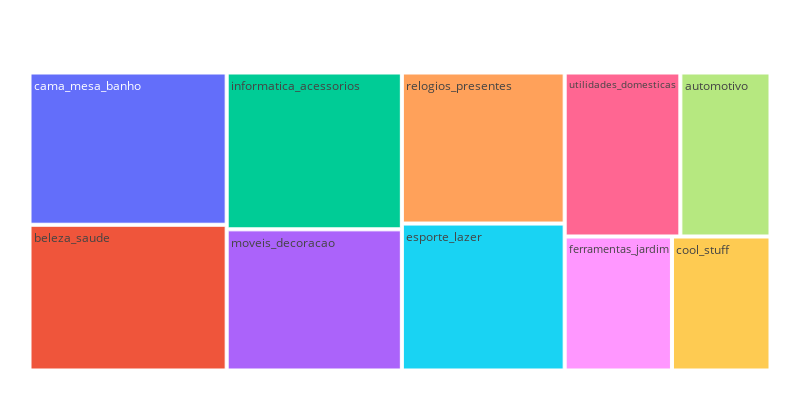

The notebook cell this image was saved under:
### Code cell
import plotly.express as px
import pandas as pd
from src.transform import QueryEnum, run_queries # Asegúrate de que tu ruta sea correcta
##from sqlalchemy import create_engine

# Asumiendo que 'database' es tu conexión a la base de datos
query_results = run_queries(ENGINE)
##Establecer la conexión a la base de datos
##ENGINE = create_engine(rf"sqlite:///c:\Users\maria\Downloads\proyecto_integrador_IV_2\olist.db", echo=False)

# Ejecutar las consultas
##query_results = run_queries(ENGINE)

def plot_top_10_revenue_categories(df: pd.DataFrame):
    """Plot top 10 revenue categories

    Args:
        df (pd.DataFrame): Dataframe with top 10 revenue categories query result
    """
    fig = px.treemap(df, path=["Category"], values="Revenue", width=800, height=400)
    fig.update_layout(margin=dict(t=50, l=25, r=25, b=25))
    fig.show()

# Obtener los datos de la consulta
top_10_revenue_categories = query_results[QueryEnum.TOP_10_REVENUE_CATEGORIES.value]

# Llamar a la función para graficar
print(top_10_revenue_categories.columns)
plot_top_10_revenue_categories(top_10_revenue_categories)

### Figure 1 — Plotly figure (JSON) as saved in the notebook; plotly's stock layout.template omitted (floating-point values rounded to 4 significant figures)
{"data": [{"branchvalues": "total", "domain": {"x": [0, 1], "y": [0, 1]}, "hovertemplate": "labels=%{label}<br>Revenue=%{value}<br>parent=%{parent}<br>id=%{id}<extra></extra>", "ids": ["cama_mesa_banho", "beleza_saude", "informatica_acessorios", "moveis_decoracao", "relogios_presentes", "esporte_lazer", "utilidades_domesticas", "automotivo", "ferramentas_jardim", "cool_stuff"], "labels": ["cama_mesa_banho", "beleza_saude", "informatica_acessorios", "moveis_decoracao", "relogios_presentes", "esporte_lazer", "utilidades_domesticas", "automotivo", "ferramentas_jardim", "cool_stuff"], "name": "", "parents": ["", "", "", "", "", "", "", "", "", ""], "type": "treemap", "values": [1693000.0, 1621000.0, 1549000.0, 1394000.0, 1387000.0, 1349000.0, 1070000.0, 833600.0, 810600.0, 744600.0]}], "layout": {"height": 400, "legend": {"tracegroupgap": 0}, "margin": {"b": 25, "l": 25, "r": 25, "t": 50}, "width": 800}}
